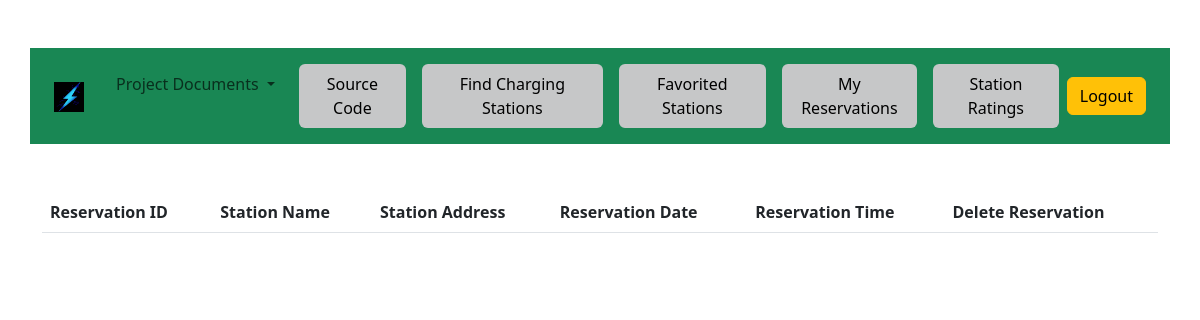
Before: /user-reservations.php (signed in) with the older database file.
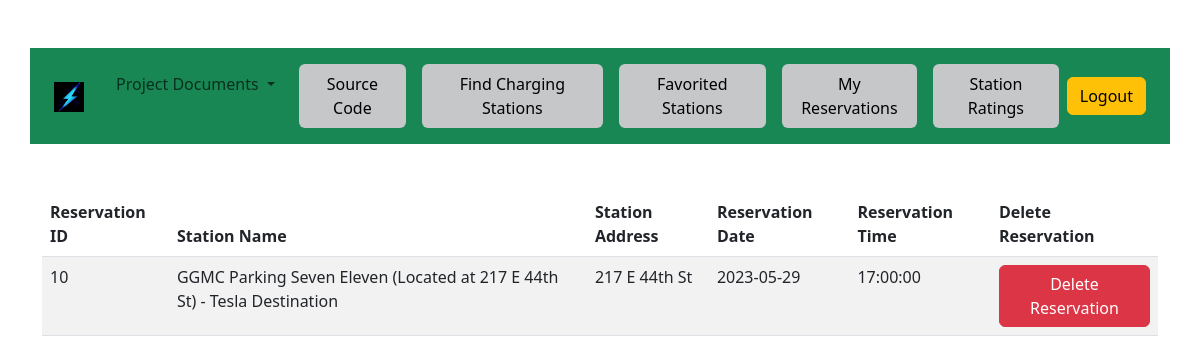
After: the same page with the newer database file.
### tables this page shows
CREATE TABLE `userreservations` (
  `userID` int(11) DEFAULT NULL,
  `reservationID` int(100) DEFAULT NULL
);

CREATE TABLE `chargingstations` (
  `stationID` int(7) NOT NULL,
  `stationName` varchar(255) DEFAULT NULL,
  `stationAddress` varchar(255) DEFAULT NULL,
  `stationCity` varchar(50) DEFAULT NULL,
  `stationState` varchar(50) DEFAULT NULL,
  `stationZipcode` int(5) NOT NULL,
  `evConnectorTypes` varchar(100) DEFAULT NULL,
  `evNetwork` varchar(100) DEFAULT NULL,
  `chargePricing` varchar(100) DEFAULT NULL,
  `latitude` float DEFAULT NULL,
  `longitude` float DEFAULT NULL
);

CREATE TABLE `chargingreservations` (
  `reservationID` int(100) NOT NULL,
  `stationID` int(7) NOT NULL,
  `date` date DEFAULT NULL,
  `time` time DEFAULT NULL
);

### user-reservations.php (the view, shortened to what this page needs)
<?php
include_once "header-registeredUser.php";
if(isset($_SESSION["usersId"])) {
    echo "<div class='container'>";
    $mysqli = require __DIR__ ."/db-connection.php";
    $userId = $_SESSION["usersId"];
    $query = "SELECT userreservations.reservationID, chargingstations.stationName, chargingstations.stationAddress, chargingreservations.date, chargingreservations.time FROM userreservations JOIN chargingreservations ON userreservations.reservationID = chargingreservations.reservationID JOIN chargingstations ON chargingreservations.stationID = chargingstations.stationID WHERE userreservations.userID = ?";
    $stmt = $mysqli->prepare($query);
    $stmt->bind_param("i", $userId);
    $stmt->execute();
    $result = $stmt->get_result();
    if($result->num_rows >= 0){
        echo "<table class='table table-striped'>";
        echo "<thead>
            <tr>
                <th scope='col'>Reservation ID</th>
                <th scope='col'>Station Name</th>
                <th scope='col'>Station Address</th>
                <th scope='col'>Reservation Date</th>
                <th scope='col'>Reservation Time</th>
                <th scope='col'>Delete Reservation</th>
            </tr>
            </thead>";
        echo "<tbody>";
        while ($row = $result->fetch_assoc()){
            echo "<tr>";
            echo "<td scope='row'>" . $row["reservationID"] . "</td>";
            echo "<td>" . $row["stationName"] . "</td>";
            echo "<td>" . $row["stationAddress"] . "</td>";
            echo "<td>" . $row["date"] . "</td>";
            echo "<td>" . $row["time"] . "</td>";
            echo "<td>
                    <form method='POST' action='delete-reserv.php'>
                    <input type='hidden' name='reservation_id' value='". $row["reservationID"] . "'>
                    <button class='btn btn-danger' type='submit'>Delete Reservation</button>
                    </form>
                </td>";
            echo "</tr>";
        }
        echo "</tbody>";
        echo "</table>";
    } else {
        echo "No reservations found.";
    }
}
echo "</div>";
include_once "footer.php";
?>

Changed rows visible on the page:
added userreservations: reservationID "10", chargingstations.stationName "GGMC Parking Seven Eleven (Located at 217 E 44th St) - Tesla Destination", chargingstations.stationAddress "217 E 44th St", reservationID.date "2023-05-29", reservationID.time "17:00:00"
